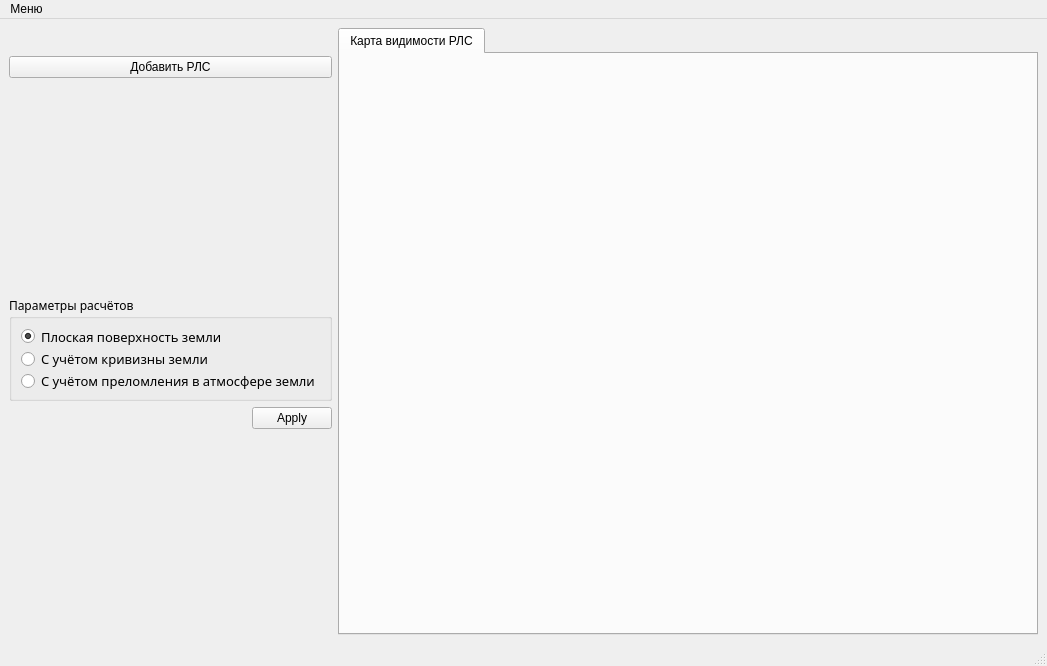
<?xml version="1.0" encoding="UTF-8"?>
<ui version="4.0">
 <class>MainWindow</class>
 <widget class="QMainWindow" name="MainWindow">
  <property name="geometry">
   <rect>
    <x>0</x>
    <y>0</y>
    <width>1047</width>
    <height>666</height>
   </rect>
  </property>
  <property name="windowTitle">
   <string>Модель рельефа</string>
  </property>
  <widget class="QWidget" name="centralwidget">
   <layout class="QGridLayout" name="gridLayout">
    <item row="0" column="1" rowspan="10">
     <widget class="QTabWidget" name="maps">
      <property name="sizePolicy">
       <sizepolicy hsizetype="Preferred" vsizetype="Preferred">
        <horstretch>0</horstretch>
        <verstretch>0</verstretch>
       </sizepolicy>
      </property>
      <property name="minimumSize">
       <size>
        <width>611</width>
        <height>521</height>
       </size>
      </property>
      <property name="toolTip">
       <string>&lt;html&gt;&lt;head/&gt;&lt;body&gt;&lt;p&gt;&lt;br/&gt;&lt;/p&gt;&lt;/body&gt;&lt;/html&gt;</string>
      </property>
      <property name="tabShape">
       <enum>QTabWidget::Rounded</enum>
      </property>
      <property name="currentIndex">
       <number>0</number>
      </property>
      <property name="movable">
       <bool>false</bool>
      </property>
      <property name="tabBarAutoHide">
       <bool>false</bool>
      </property>
      <widget class="QCustomPlot" name="visibility_map">
       <attribute name="title">
        <string>Карта видимости РЛС</string>
       </attribute>
      </widget>
     </widget>
    </item>
    <item row="7" column="0">
     <widget class="QGroupBox" name="calculation_parametres">
      <property name="sizePolicy">
       <sizepolicy hsizetype="Preferred" vsizetype="Preferred">
        <horstretch>0</horstretch>
        <verstretch>0</verstretch>
       </sizepolicy>
      </property>
      <property name="maximumSize">
       <size>
        <width>412</width>
        <height>105</height>
       </size>
      </property>
      <property name="font">
       <font>
        <family>Tw Cen MT Condensed</family>
       </font>
      </property>
      <property name="title">
       <string>Параметры расчётов</string>
      </property>
      <layout class="QGridLayout" name="gridLayout_5">
       <item row="1" column="0">
        <widget class="QRadioButton" name="curvature_mode">
         <property name="font">
          <font>
           <family>Tw Cen MT Condensed</family>
           <pointsize>10</pointsize>
          </font>
         </property>
         <property name="text">
          <string>С учётом кривизны земли</string>
         </property>
        </widget>
       </item>
       <item row="2" column="0">
        <widget class="QRadioButton" name="refraction_mode">
         <property name="font">
          <font>
           <family>Tw Cen MT Condensed</family>
           <pointsize>10</pointsize>
          </font>
         </property>
         <property name="text">
          <string>С учётом преломления в атмосфере земли</string>
         </property>
        </widget>
       </item>
       <item row="0" column="0">
        <widget class="QRadioButton" name="flat_surface_mode">
         <property name="font">
          <font>
           <family>Tw Cen MT Condensed</family>
           <pointsize>10</pointsize>
          </font>
         </property>
         <property name="text">
          <string>Плоская поверхность земли</string>
         </property>
         <property name="checked">
          <bool>true</bool>
         </property>
        </widget>
       </item>
      </layout>
     </widget>
    </item>
    <item row="9" column="0">
     <spacer name="top_vertical_spacer">
      <property name="orientation">
       <enum>Qt::Vertical</enum>
      </property>
      <property name="sizeHint" stdset="0">
       <size>
        <width>20</width>
        <height>40</height>
       </size>
      </property>
     </spacer>
    </item>
    <item row="8" column="0">
     <widget class="QDialogButtonBox" name="apply_button">
      <property name="sizePolicy">
       <sizepolicy hsizetype="Maximum" vsizetype="Fixed">
        <horstretch>0</horstretch>
        <verstretch>0</verstretch>
       </sizepolicy>
      </property>
      <property name="layoutDirection">
       <enum>Qt::RightToLeft</enum>
      </property>
      <property name="autoFillBackground">
       <bool>false</bool>
      </property>
      <property name="standardButtons">
       <set>QDialogButtonBox::Apply</set>
      </property>
     </widget>
    </item>
    <item row="4" column="0">
     <widget class="QPushButton" name="add_RLS">
      <property name="text">
       <string>Добавить РЛС</string>
      </property>
     </widget>
    </item>
    <item row="5" column="0">
     <spacer name="verticalSpacer">
      <property name="orientation">
       <enum>Qt::Vertical</enum>
      </property>
      <property name="sizeHint" stdset="0">
       <size>
        <width>20</width>
        <height>40</height>
       </size>
      </property>
     </spacer>
    </item>
    <item row="3" column="0">
     <widget class="QTabWidget" name="RLS_widgets">
      <property name="sizePolicy">
       <sizepolicy hsizetype="Maximum" vsizetype="Preferred">
        <horstretch>0</horstretch>
        <verstretch>0</verstretch>
       </sizepolicy>
      </property>
      <property name="maximumSize">
       <size>
        <width>412</width>
        <height>348</height>
       </size>
      </property>
      <property name="tabShape">
       <enum>QTabWidget::Triangular</enum>
      </property>
      <property name="currentIndex">
       <number>-1</number>
      </property>
      <property name="documentMode">
       <bool>true</bool>
      </property>
      <property name="tabsClosable">
       <bool>true</bool>
      </property>
      <property name="movable">
       <bool>true</bool>
      </property>
      <property name="tabBarAutoHide">
       <bool>true</bool>
      </property>
     </widget>
    </item>
   </layout>
  </widget>
  <widget class="QMenuBar" name="menubar">
   <property name="geometry">
    <rect>
     <x>0</x>
     <y>0</y>
     <width>1047</width>
     <height>22</height>
    </rect>
   </property>
   <widget class="QMenu" name="menu">
    <property name="title">
     <string>Меню</string>
    </property>
    <addaction name="load_cmr"/>
    <addaction name="generate_cmr"/>
    <addaction name="load_substrate_map"/>
   </widget>
   <addaction name="menu"/>
  </widget>
  <widget class="QStatusBar" name="statusbar"/>
  <action name="load_cmr">
   <property name="text">
    <string>Загрузить ЦМР</string>
   </property>
  </action>
  <action name="generate_cmr">
   <property name="text">
    <string>Сгенерировать ЦМР</string>
   </property>
  </action>
  <action name="load_substrate_map">
   <property name="text">
    <string>Загрузить карту подложку</string>
   </property>
  </action>
 </widget>
 <customwidgets>
  <customwidget>
   <class>QCustomPlot</class>
   <extends>QWidget</extends>
   <header>qcustomplot.h</header>
   <container>1</container>
  </customwidget>
 </customwidgets>
 <resources/>
 <connections/>
</ui>
